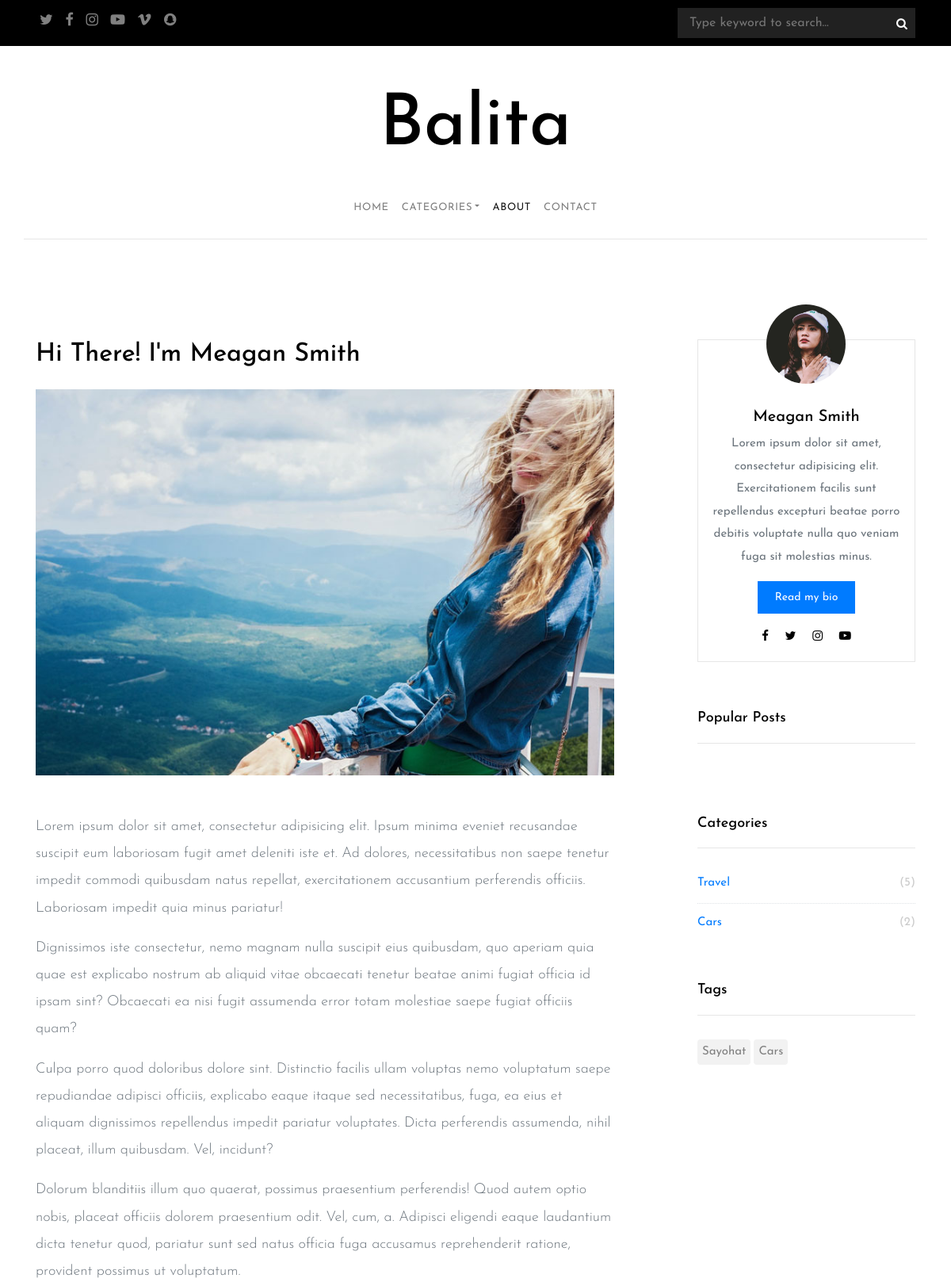
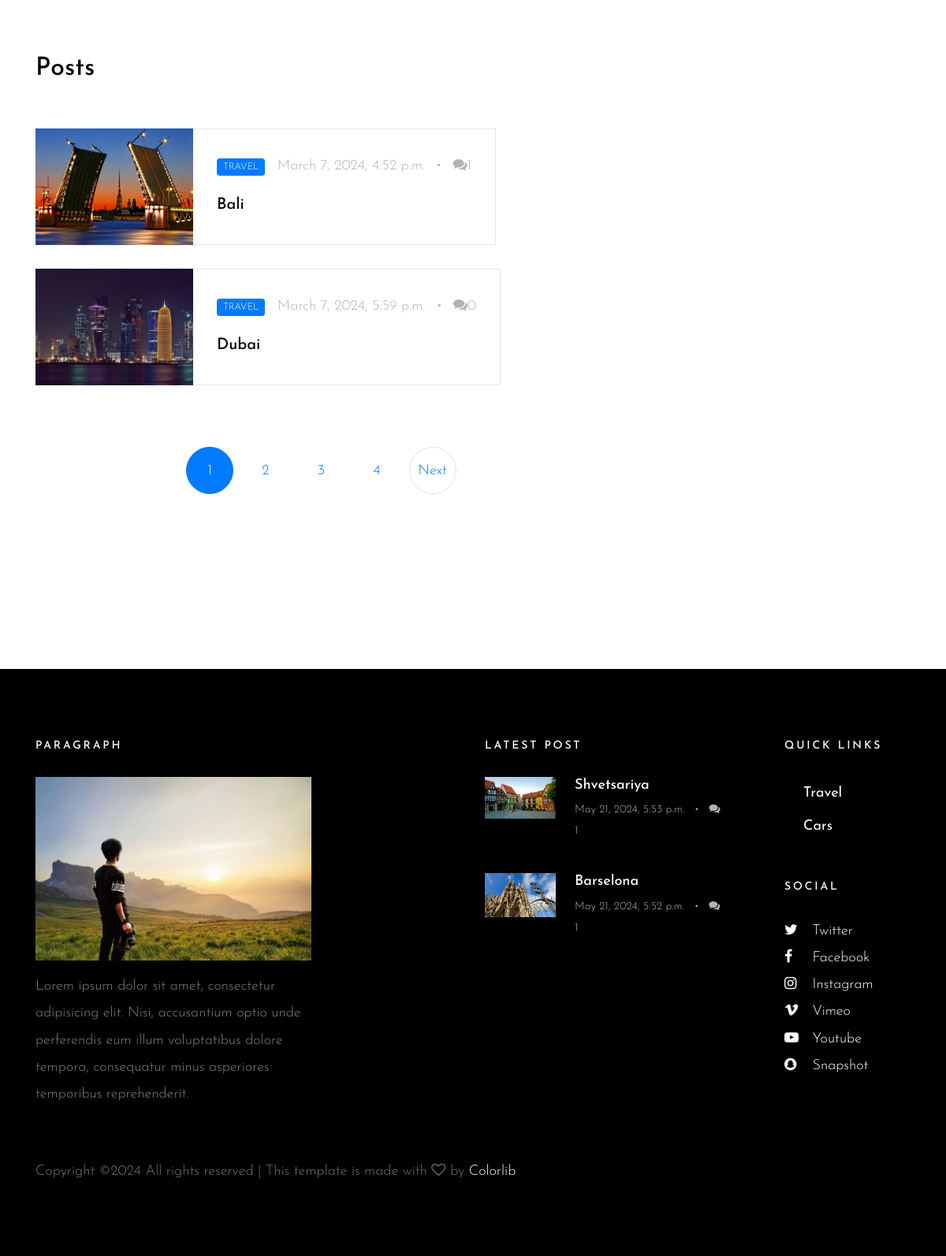
The page /about/ on the database its author committed (2 pictures, top to bottom).
### blog/models.py (models this page shows, shortened)
class Post(models.Model):
    name = models.CharField(max_length=120)
    category = models.ForeignKey(Category, on_delete=models.CASCADE)
    description = models.TextField()
    image = models.ImageField(upload_to='post/')
    view_count = models.IntegerField(default=0)
    tags = models.ManyToManyField(Tag, blank=True)
    is_published = models.BooleanField(default=True)
    created_at = models.DateTimeField(auto_now_add=True)
    updated_at = models.DateField(auto_now=True)
    comments_count = models.IntegerField(default=0)

class Category(models.Model):
    name = models.CharField(max_length=100)
    view_category = models.IntegerField(default=0)
    created_at = models.DateTimeField(auto_now_add=True)
    update_at = models.DateField(auto_now=True)

class Tag(models.Model):
    name = models.CharField(max_length=200)
    created_at = models.DateTimeField(auto_now_add=True)
    update_at = models.DateField(auto_now=True)
    post_count = models.IntegerField(default=0)

### blog/views.py (the view)
# urls.py: path('about/', about),
def about(request):
    data = request.GET
    posts = Post.objects.filter(is_published=True)
    latest_posts = Post.objects.filter(is_published=True).order_by('-created_at')[:2]
    tags = Tag.objects.all()
    categories = Category.objects.all()
    page = data.get('page', 1)
    page_obj = Paginator(posts, 2)
    posts = Post.objects.filter(is_published=True)
    popular_posts = posts.order_by('-view_count')[:3]
    return render(request, 'about.html',
                  context={'posts': page_obj.get_page(page), 'about': 'active', 'latest_posts': latest_posts,
                           'categories': categories,
                           'popular_posts': popular_posts, 'tags': tags})

### templates/about.html (shortened to what this page needs)
{% extends 'leyouts/base.html' %}
{% load static %}
{% block content %}
<section class="site-section">
    <div class="container">
        <div class="row blog-entries">
            <div class="col-md-12 col-lg-8 main-content">
                <div class="row">
                    <div class="col-md-12">
                        <h2 class="mb-4">Hi There! I'm Meagan Smith</h2>
                        <p class="mb-5"><img src="{% static 'images/img_6.jpg' %}" alt="Image placeholder"
                                             class="img-fluid"></p>
                        <p>Lorem ipsum dolor sit amet, consectetur adipisicing elit. Ipsum minima eveniet recusandae
                            suscipit eum laboriosam fugit amet deleniti iste et. Ad dolores, necessitatibus non saepe
                            tenetur impedit commodi quibusdam natus repellat, exercitationem accusantium perferendis
                            officiis. Laboriosam impedit quia minus pariatur!</p>
                        <p>Dignissimos iste consectetur, nemo magnam nulla suscipit eius quibusdam, quo aperiam quia
                            quae est explicabo nostrum ab aliquid vitae obcaecati tenetur beatae animi fugiat officia id
                            ipsam sint? Obcaecati ea nisi fugit assumenda error totam molestiae saepe fugiat officiis
                            quam?</p>
                        <p>Culpa porro quod doloribus dolore sint. Distinctio facilis ullam voluptas nemo voluptatum
                            saepe repudiandae adipisci officiis, explicabo eaque itaque sed necessitatibus, fuga, ea
                            eius et aliquam dignissimos repellendus impedit pariatur voluptates. Dicta perferendis
                            assumenda, nihil placeat, illum quibusdam. Vel, incidunt?</p>
                        <p>Dolorum blanditiis illum quo quaerat, possimus praesentium perferendis! Quod autem optio
                            nobis, placeat officiis dolorem praesentium odit. Vel, cum, a. Adipisci eligendi eaque
                            laudantium dicta tenetur quod, pariatur sunt sed natus officia fuga accusamus reprehenderit
                            ratione, provident possimus ut voluptatum.</p>
                    </div>
                </div>
                <div class="row mb-5 mt-5">
                    <div class="col-md-12 mb-5">
                        <h2>Posts</h2>
                    </div>
                    <div class="col-md-12">
                        {% for post in posts %}
                        <div class="post-entry-horzontal">
                            <a href="/blog/{{ post.id }}/">
                                <div class="image"
                                     style="background-image: url({{ post.image.url }});"></div>
                                <span class="text">
<div class="post-meta">
<span class="category">{{ post.category.name}}</span>
<span class="mr-2">{{ post.created_at }}</span> &bullet;
    <span class="ml-2"><span class="fa fa-comments"></span>{{ post.comments_count }}</span>
</div>
<h2>{{ post.name }}</h2>
</span>
                            </a>
                        </div>
                        {% endfor %}
                    </div>
                </div>
                <div class="row">
                    <div class="col-md-12 text-center">
                        <nav aria-label="Page navigation" class="text-center">
                            <ul class="pagination">
                                {% for i in posts.paginator.page_range %}
                                {% if posts.number == i %}
                                <li class="page-item active"><a class="page-link">{{ i }}</a></li>
                                {% else %}
                                <li><a href="?page={{ i }}">{{ i }}</a></li>
                                {% endif %}{% endfor %}
                                {% if posts.has_next %}
                                <li><a class="page-link" href="?page={{ posts.next_page_number }}">Next</a></li>
                                {% endif %}
                            </ul>
                        </nav>
                    </div>
                </div>
            </div>
             {% include 'leyouts/side_bar.html' %}
        </div>
    </div>
</section>
{% endblock %}

### templates/leyouts/base.html (shortened to what this page needs)
<!doctype html>
{% load static %}
<html lang="en">
<head>
    <link rel="stylesheet" href="{% static 'css/bootstrap.css' %}">
    <link rel="stylesheet" href="{% static 'css/animate.css' %}">
    <link rel="stylesheet" href="{% static 'css/owl.carousel.min.css' %}">
    <link rel="stylesheet" href="{% static 'fonts/ionicons/css/ionicons.min.css' %}">
    <link rel="stylesheet" href="{% static 'fonts/fontawesome/css/font-awesome.min.css' %}">
    <link rel="stylesheet" href="{% static 'fonts/flaticon/font/flaticon.css' %}">
    <link rel="stylesheet" href="{% static 'css/style.css' %}">
</head>
<body>
<header role="banner">
    <div class="top-bar">
        <div class="container">
            <div class="row">
                <div class="col-9 social">
                    <a href="#"><span class="fa fa-twitter"></span></a>
                    <a href="#"><span class="fa fa-facebook"></span></a>
                    <a href="#"><span class="fa fa-instagram"></span></a>
                    <a href="#"><span class="fa fa-youtube-play"></span></a>
                    <a href="#"><span class="fa fa-vimeo"></span></a>
                    <a href="#"><span class="fa fa-snapchat"></span></a>
                </div>
                <div class="col-3 search-top">
                    <form action="/search/"  method="post" class="search-top-form" >
                        <span class="icon fa fa-search"></span>
                        <input name="query" type="text" id="s" placeholder="Type keyword to search...">
                    </form>
                </div>
            </div>
        </div>
    </div>
    <div class="container logo-wrap">
        <div class="row pt-5">
            <div class="col-12 text-center">
                <h1 class="site-logo"><a href="index.html">Balita</a></h1>
            </div>
        </div>
    </div>
    <nav class="navbar navbar-expand-md  navbar-light bg-light">
        <div class="container">
            <div class="collapse navbar-collapse" id="navbarMenu">
                <ul class="navbar-nav mx-auto">
                    <li class="nav-item {{ home }}">
                        <a class="nav-link  {{ home }}" href="/">Home</a>
                    </li>
                    <li class="nav-item dropdown {{ category }}">
                        <a class="nav-link dropdown-toggle {{ category }}" href="category/" id="dropdown04" data-toggle="dropdown"
                           aria-haspopup="true" aria-expanded="false">Categories</a>
                    </li>
                        <a class="nav-link {{ about }}" href="/about/">About</a>
                    <li class="nav-item {{ contact }}">
                        <a class="nav-link {{ contact }}" href="/contact/">Contact</a>
                    </li>
                </ul>
            </div>
        </div>
    </nav>
</header>
{% block content %}
{% endblock %}
<footer class="site-footer">
    <div class="container">
        <div class="row mb-5">
            <div class="col-md-4">
                <h3>Paragraph</h3>
                <p>
                    <img src="{% static 'images/img_1.jpg' %}" alt="Image placeholder" class="img-fluid">
                </p>
                <p>Lorem ipsum dolor sit amet, consectetur adipisicing elit. Nisi, accusantium optio unde perferendis
                    eum illum voluptatibus dolore tempora, consequatur minus asperiores temporibus reprehenderit.</p>
            </div>
            <div class="col-md-6 ml-auto">
                <div class="row">
                    <div class="col-md-7">
                        <h3>Latest Post</h3>
                        <div class="post-entry-sidebar">
                            {% for post in latest_posts %}
                            <ul>
                                <li>
                                    <a href="/blog/{{ post.id }}/">
                                        <img src="{{ post.image.url }}" alt="Image placeholder" class="mr-4">
                                        <div class="text">
                                            <h4>{{ post.name }}</h4>
                                            <div class="post-meta">
                                                <span class="mr-2">{{ post.created_at }}</span> &bullet;
                                                <span class="ml-2"><span class="fa fa-comments"></span> {{post.comments_count}}</span>
                                            </div>
                                        </div>
                                    </a>
                                </li>
                            </ul>
                            {% endfor %}
                        </div>
                    </div>
                    <div class="col-md-1"></div>
                    <div class="col-md-4">
                        <div class="mb-5">
                            <h3>Quick Links</h3>
                            <ul class="list-unstyled">
                            {% for categorie in categories %}
                            <a class="dropdown-item" href="/category/?cat={{ categorie.id }}">{{ categorie.name }}</a>
                            {% endfor %}
                            </ul>
                        </div>
                        <div class="mb-5">
                            <h3>Social</h3>
                            <ul class="list-unstyled footer-social">
                                <li><a href="#"><span class="fa fa-twitter"></span> Twitter</a></li>
                                <li><a href="#"><span class="fa fa-facebook"></span> Facebook</a></li>
                                <li><a href="#"><span class="fa fa-instagram"></span> Instagram</a></li>
                                <li><a href="#"><span class="fa fa-vimeo"></span> Vimeo</a></li>
                                <li><a href="#"><span class="fa fa-youtube-play"></span> Youtube</a></li>
                                <li><a href="#"><span class="fa fa-snapchat"></span> Snapshot</a></li>
                            </ul>
                        </div>
                    </div>
                </div>
            </div>
        </div>
        <div class="row">
            <div class="col-md-12">
                Copyright &copy;<script>document.write(new Date().getFullYear());</script>
                All rights reserved | This template is made with <i class="fa fa-heart-o" aria-hidden="true"></i> by <a
                    href="https://colorlib.com/" target="_blank">Colorlib</a>
            </div>
        </div>
    </div>
</footer>
</body>
</html>

### templates/leyouts/side_bar.html (shortened to what this page needs)
{% load static %}
<div class="col-md-12 col-lg-4 sidebar">
                <div class="sidebar-box">
                    <div class="bio text-center">
                        <img src="{% static 'images/person_1.jpg' %}" alt="Image Placeholder" class="img-fluid">
                        <div class="bio-body">
                            <h2>Meagan Smith</h2>
                            <p>Lorem ipsum dolor sit amet, consectetur adipisicing elit. Exercitationem facilis sunt
                                repellendus excepturi beatae porro debitis voluptate nulla quo veniam fuga sit
                                molestias
                                minus.</p>
                            <p><a href="#" class="btn btn-primary btn-sm">Read my bio</a></p>
                            <p class="social">
                                <a href="#" class="p-2"><span class="fa fa-facebook"></span></a>
                                <a href="#" class="p-2"><span class="fa fa-twitter"></span></a>
                                <a href="#" class="p-2"><span class="fa fa-instagram"></span></a>
                                <a href="#" class="p-2"><span class="fa fa-youtube-play"></span></a>
                            </p>
                        </div>
                    </div>
                </div>
                <div class="sidebar-box">
                    <h3 class="heading">Popular Posts</h3>
                </div>
                <div class="sidebar-box">
                    <h3 class="heading">Categories</h3>
                    <ul class="categories">
                        {% for category in categories %}
                        <li><a href="/categories/?cat={{ category.id }}">{{ category.name }} <span>({{ category.post_set.count }})</span></a>
                        </li>
                        {% endfor %}
                    </ul>
                </div>
                <div class="sidebar-box">
                    <h3 class="heading">Tags</h3>
                    {% for tag in tags %}
                    <ul class="tags">
                        <li><a href="/tag/{{ tag.id }}/">{{ tag.name }}</a></li>
                        {% endfor %}
                    </ul>
                </div>
            </div>

### rows shown on the page
Post: image (picture), category.name "TRAVEL", created_at "March 7, 2024, 4:52 p.m.", comments_count "1", name "Bali"
Post: image (picture), category.name "TRAVEL", created_at "March 7, 2024, 5:59 p.m.", comments_count "0", name "Dubai"
Category: name "Travel", post_set.count "5"
Category: name "Cars", post_set.count "2"
Tag: name "Sayohat"
Tag: name "Cars"
Post: image (picture), name "Shvetsariya", created_at "May 21, 2024, 5:53 p.m.", comments_count "1"
Post: image (picture), name "Barselona", created_at "May 21, 2024, 5:52 p.m.", comments_count "1"

### other values the page prints
{{ i }} "1"
{{ i }} "2" "3" "4"
